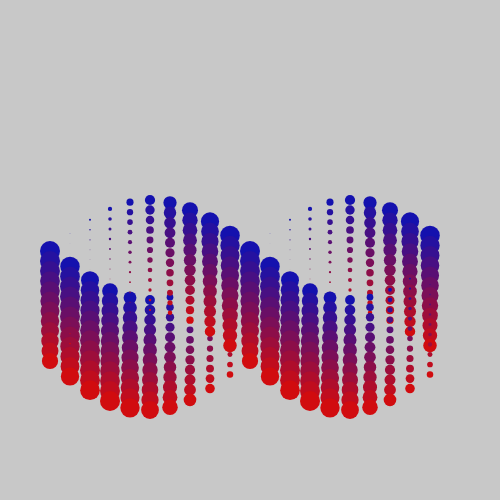
Frame 1 (no input)
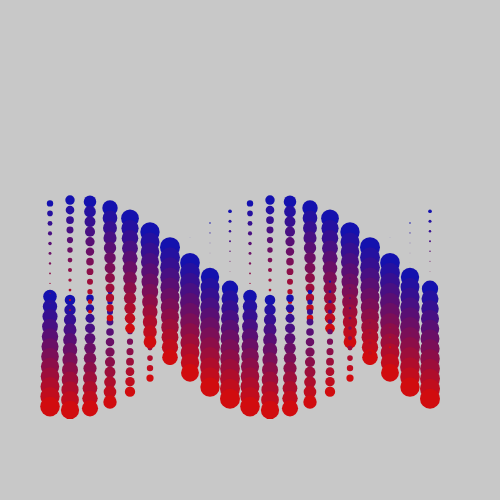
Frame 60 (no input)
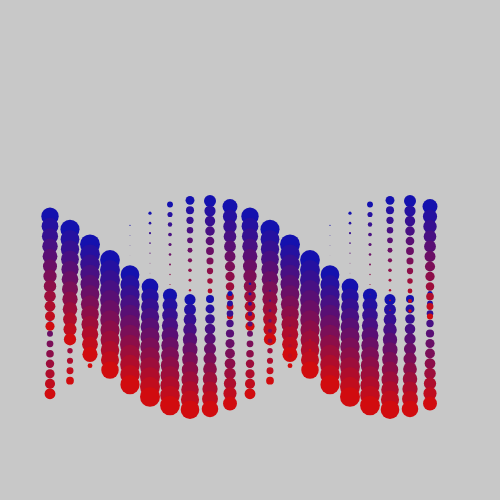
Frame 120 (the mouse pressed at the canvas centre since frame 60)

The p5.js sketch that drew these frames (run headless with seeded random() and noise() and a simulated clock; from frame 60 on, the mouse is pressed at the canvas centre):

// p5.js sketch
// ── sketch.js
var phase, speed, maxCircleSize, numRows, numCols, numStrands, colorA, colorB;

function setup() {
  createCanvas(500, 500);
  noStroke();

  phase = 0;
  speed = 0.02;
  maxCircleSize = 20;
  numRows = 12;
  numCols = 20;
  numStrands = 2;

  colorA = color(20, 17, 174);
  colorB = color(226, 12, 1);
}

function draw() {
  background(200);
  phase = frameCount * speed;

  for (var strand = 0; strand < numStrands; strand += 1) {
    var strandPhase = phase + map(strand, 0, numStrands, 0, TWO_PI);

    for (var col = 0; col < numCols; col += 1) {
      var colOffset = map(col, 0, numCols, 0, TWO_PI);
      var x = map(col, 0, numCols, 50, width - 50);

      for (var row = 0; row < numRows; row += 1) {
        var y = height / 2 + row * 10 + sin(strandPhase + colOffset) * 50;
        var sizeOffset =
          (cos(strandPhase - row / numRows + colOffset) + 1) * 0.5;
        var circleSize = sizeOffset * maxCircleSize;

        fill(lerpColor(colorA, colorB, row / numRows));
        ellipse(x, y, circleSize, circleSize);
      }
    }
  }
}

// ── AnimationDNA.html
<!doctype html>

<html lang="en">
<head>
  <meta charset="utf-8">

  <title>Animation DNA</title>
  <meta name="description" content="The HTML5 Herald">
  <meta name="author" content="SitePoint">
  <link rel="stylesheet" href="styles.css">
  <script src="https://cdn.jsdelivr.net/npm/p5@1.0.0/lib/p5.js"></script>
  <script src="sketch.js"></script>
 

</head>

<body>
  <script src="js/scripts.js"></script>

  
</body>
</html>
